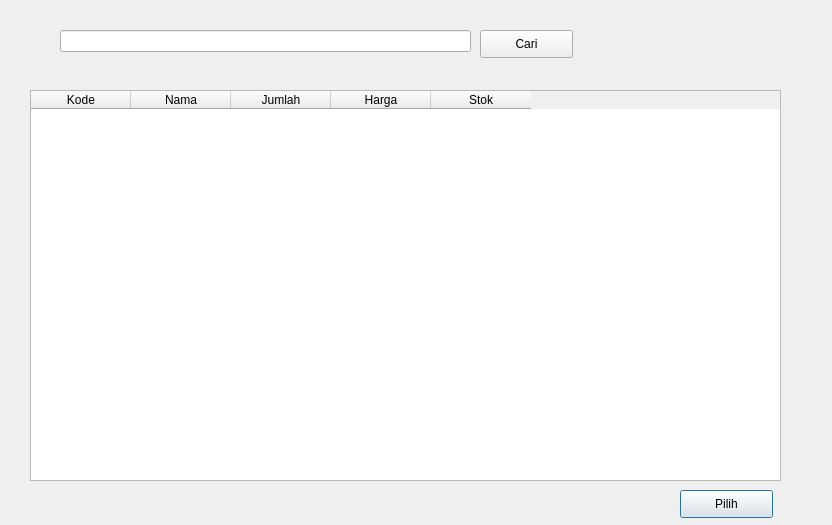
<?xml version="1.0" encoding="UTF-8"?>
<ui version="4.0">
 <class>cariObat</class>
 <widget class="QDialog" name="cariObat">
  <property name="geometry">
   <rect>
    <x>0</x>
    <y>0</y>
    <width>832</width>
    <height>525</height>
   </rect>
  </property>
  <property name="windowTitle">
   <string>Cari Obat</string>
  </property>
  <widget class="QPushButton" name="btnPilih">
   <property name="geometry">
    <rect>
     <x>680</x>
     <y>490</y>
     <width>93</width>
     <height>28</height>
    </rect>
   </property>
   <property name="text">
    <string>Pilih</string>
   </property>
  </widget>
  <widget class="QLineEdit" name="txtCari">
   <property name="geometry">
    <rect>
     <x>60</x>
     <y>30</y>
     <width>411</width>
     <height>22</height>
    </rect>
   </property>
  </widget>
  <widget class="QPushButton" name="btnCari">
   <property name="geometry">
    <rect>
     <x>480</x>
     <y>30</y>
     <width>93</width>
     <height>28</height>
    </rect>
   </property>
   <property name="text">
    <string>Cari</string>
   </property>
  </widget>
  <widget class="QTableWidget" name="tblObat">
   <property name="geometry">
    <rect>
     <x>30</x>
     <y>90</y>
     <width>751</width>
     <height>391</height>
    </rect>
   </property>
   <column>
    <property name="text">
     <string>Kode</string>
    </property>
   </column>
   <column>
    <property name="text">
     <string>Nama</string>
    </property>
   </column>
   <column>
    <property name="text">
     <string>Jumlah</string>
    </property>
   </column>
   <column>
    <property name="text">
     <string>Harga</string>
    </property>
   </column>
   <column>
    <property name="text">
     <string>Stok</string>
    </property>
   </column>
  </widget>
 </widget>
 <resources/>
 <connections/>
</ui>
